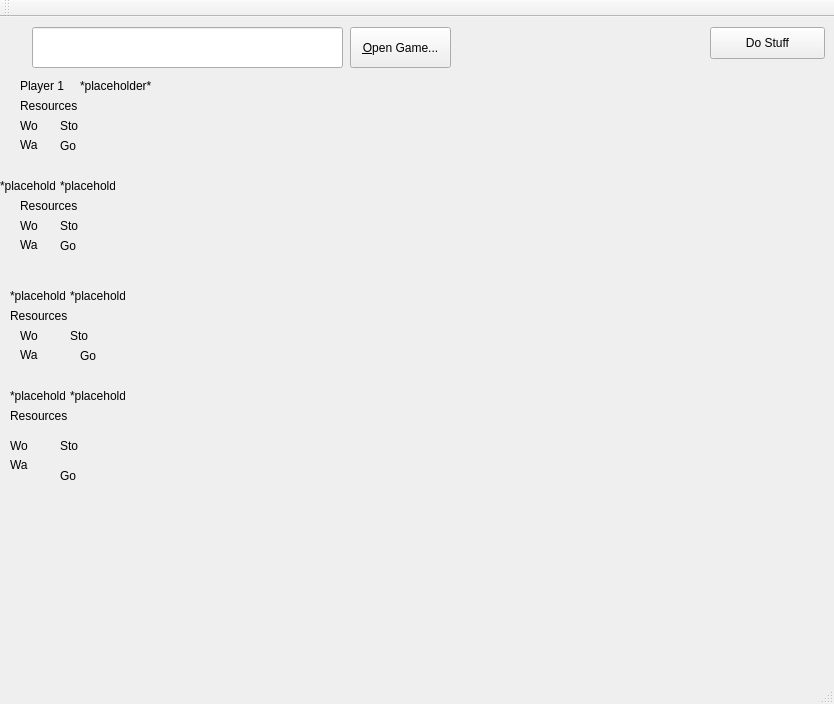
<?xml version="1.0" encoding="UTF-8"?>
<ui version="4.0">
 <class>RoadRace</class>
 <widget class="QMainWindow" name="RoadRace">
  <property name="geometry">
   <rect>
    <x>0</x>
    <y>0</y>
    <width>834</width>
    <height>704</height>
   </rect>
  </property>
  <property name="windowTitle">
   <string>RoadRace</string>
  </property>
  <widget class="QWidget" name="centralWidget">
   <widget class="QPushButton" name="btnStuff">
    <property name="geometry">
     <rect>
      <x>710</x>
      <y>10</y>
      <width>115</width>
      <height>32</height>
     </rect>
    </property>
    <property name="text">
     <string>Do Stuff</string>
    </property>
   </widget>
   <widget class="QToolButton" name="btnOpenGame">
    <property name="geometry">
     <rect>
      <x>350</x>
      <y>10</y>
      <width>101</width>
      <height>41</height>
     </rect>
    </property>
    <property name="text">
     <string>&amp;Open Game...</string>
    </property>
   </widget>
   <widget class="QLineEdit" name="iptGameFileName">
    <property name="geometry">
     <rect>
      <x>32</x>
      <y>10</y>
      <width>311</width>
      <height>41</height>
     </rect>
    </property>
    <property name="text">
     <string/>
    </property>
   </widget>
   <widget class="QLabel" name="player1">
    <property name="geometry">
     <rect>
      <x>20</x>
      <y>60</y>
      <width>55</width>
      <height>17</height>
     </rect>
    </property>
    <property name="text">
     <string>Player 1</string>
    </property>
   </widget>
   <widget class="QLabel" name="name1">
    <property name="geometry">
     <rect>
      <x>80</x>
      <y>60</y>
      <width>81</width>
      <height>17</height>
     </rect>
    </property>
    <property name="text">
     <string>*placeholder*</string>
    </property>
   </widget>
   <widget class="QLabel" name="player2">
    <property name="geometry">
     <rect>
      <x>0</x>
      <y>160</y>
      <width>55</width>
      <height>17</height>
     </rect>
    </property>
    <property name="text">
     <string>*placeholder*</string>
    </property>
   </widget>
   <widget class="QLabel" name="name2">
    <property name="geometry">
     <rect>
      <x>60</x>
      <y>160</y>
      <width>55</width>
      <height>17</height>
     </rect>
    </property>
    <property name="text">
     <string>*placeholder&quot;</string>
    </property>
   </widget>
   <widget class="QLabel" name="name3">
    <property name="geometry">
     <rect>
      <x>70</x>
      <y>270</y>
      <width>55</width>
      <height>17</height>
     </rect>
    </property>
    <property name="text">
     <string>*placeholder&quot;</string>
    </property>
   </widget>
   <widget class="QLabel" name="name4">
    <property name="geometry">
     <rect>
      <x>70</x>
      <y>370</y>
      <width>55</width>
      <height>17</height>
     </rect>
    </property>
    <property name="text">
     <string>*placeholder&quot;</string>
    </property>
   </widget>
   <widget class="QLabel" name="player3">
    <property name="geometry">
     <rect>
      <x>10</x>
      <y>270</y>
      <width>55</width>
      <height>17</height>
     </rect>
    </property>
    <property name="text">
     <string>*placeholder&quot;</string>
    </property>
   </widget>
   <widget class="QLabel" name="player4">
    <property name="geometry">
     <rect>
      <x>10</x>
      <y>370</y>
      <width>55</width>
      <height>17</height>
     </rect>
    </property>
    <property name="text">
     <string>*placeholder&quot;</string>
    </property>
   </widget>
   <widget class="QLabel" name="label">
    <property name="geometry">
     <rect>
      <x>20</x>
      <y>80</y>
      <width>61</width>
      <height>17</height>
     </rect>
    </property>
    <property name="text">
     <string>Resources</string>
    </property>
   </widget>
   <widget class="QLabel" name="label_2">
    <property name="geometry">
     <rect>
      <x>20</x>
      <y>180</y>
      <width>61</width>
      <height>17</height>
     </rect>
    </property>
    <property name="text">
     <string>Resources</string>
    </property>
   </widget>
   <widget class="QLabel" name="label_3">
    <property name="geometry">
     <rect>
      <x>10</x>
      <y>290</y>
      <width>61</width>
      <height>17</height>
     </rect>
    </property>
    <property name="text">
     <string>Resources</string>
    </property>
   </widget>
   <widget class="QLabel" name="label_4">
    <property name="geometry">
     <rect>
      <x>10</x>
      <y>390</y>
      <width>61</width>
      <height>17</height>
     </rect>
    </property>
    <property name="text">
     <string>Resources</string>
    </property>
   </widget>
   <widget class="QLabel" name="label_5">
    <property name="geometry">
     <rect>
      <x>20</x>
      <y>100</y>
      <width>21</width>
      <height>17</height>
     </rect>
    </property>
    <property name="text">
     <string>Wo</string>
    </property>
   </widget>
   <widget class="QLabel" name="label_6">
    <property name="geometry">
     <rect>
      <x>20</x>
      <y>200</y>
      <width>21</width>
      <height>17</height>
     </rect>
    </property>
    <property name="text">
     <string>Wo</string>
    </property>
   </widget>
   <widget class="QLabel" name="label_7">
    <property name="geometry">
     <rect>
      <x>20</x>
      <y>310</y>
      <width>21</width>
      <height>17</height>
     </rect>
    </property>
    <property name="text">
     <string>Wo</string>
    </property>
   </widget>
   <widget class="QLabel" name="label_8">
    <property name="geometry">
     <rect>
      <x>10</x>
      <y>420</y>
      <width>21</width>
      <height>17</height>
     </rect>
    </property>
    <property name="text">
     <string>Wo</string>
    </property>
   </widget>
   <widget class="QLabel" name="label_9">
    <property name="geometry">
     <rect>
      <x>60</x>
      <y>100</y>
      <width>21</width>
      <height>17</height>
     </rect>
    </property>
    <property name="text">
     <string>Sto</string>
    </property>
   </widget>
   <widget class="QLabel" name="label_10">
    <property name="geometry">
     <rect>
      <x>20</x>
      <y>120</y>
      <width>21</width>
      <height>16</height>
     </rect>
    </property>
    <property name="text">
     <string>Wa</string>
    </property>
   </widget>
   <widget class="QLabel" name="label_11">
    <property name="geometry">
     <rect>
      <x>20</x>
      <y>220</y>
      <width>21</width>
      <height>16</height>
     </rect>
    </property>
    <property name="text">
     <string>Wa</string>
    </property>
   </widget>
   <widget class="QLabel" name="label_12">
    <property name="geometry">
     <rect>
      <x>20</x>
      <y>330</y>
      <width>21</width>
      <height>16</height>
     </rect>
    </property>
    <property name="text">
     <string>Wa</string>
    </property>
   </widget>
   <widget class="QLabel" name="label_13">
    <property name="geometry">
     <rect>
      <x>10</x>
      <y>440</y>
      <width>21</width>
      <height>16</height>
     </rect>
    </property>
    <property name="text">
     <string>Wa</string>
    </property>
   </widget>
   <widget class="QLabel" name="label_14">
    <property name="geometry">
     <rect>
      <x>60</x>
      <y>200</y>
      <width>21</width>
      <height>17</height>
     </rect>
    </property>
    <property name="text">
     <string>Sto</string>
    </property>
   </widget>
   <widget class="QLabel" name="label_15">
    <property name="geometry">
     <rect>
      <x>70</x>
      <y>310</y>
      <width>21</width>
      <height>17</height>
     </rect>
    </property>
    <property name="text">
     <string>Sto</string>
    </property>
   </widget>
   <widget class="QLabel" name="label_16">
    <property name="geometry">
     <rect>
      <x>60</x>
      <y>420</y>
      <width>21</width>
      <height>17</height>
     </rect>
    </property>
    <property name="text">
     <string>Sto</string>
    </property>
   </widget>
   <widget class="QLabel" name="label_17">
    <property name="geometry">
     <rect>
      <x>60</x>
      <y>450</y>
      <width>21</width>
      <height>17</height>
     </rect>
    </property>
    <property name="text">
     <string>Go</string>
    </property>
   </widget>
   <widget class="QLabel" name="label_18">
    <property name="geometry">
     <rect>
      <x>80</x>
      <y>330</y>
      <width>21</width>
      <height>17</height>
     </rect>
    </property>
    <property name="text">
     <string>Go</string>
    </property>
   </widget>
   <widget class="QLabel" name="label_19">
    <property name="geometry">
     <rect>
      <x>60</x>
      <y>220</y>
      <width>21</width>
      <height>17</height>
     </rect>
    </property>
    <property name="text">
     <string>Go</string>
    </property>
   </widget>
   <widget class="QLabel" name="label_20">
    <property name="geometry">
     <rect>
      <x>60</x>
      <y>120</y>
      <width>21</width>
      <height>17</height>
     </rect>
    </property>
    <property name="text">
     <string>Go</string>
    </property>
   </widget>
   <widget class="QWidget" name="gridLayoutWidget">
    <property name="geometry">
     <rect>
      <x>170</x>
      <y>100</y>
      <width>651</width>
      <height>571</height>
     </rect>
    </property>
    <layout class="QGridLayout" name="gridLayout"/>
   </widget>
  </widget>
  <widget class="QToolBar" name="mainToolBar">
   <attribute name="toolBarArea">
    <enum>TopToolBarArea</enum>
   </attribute>
   <attribute name="toolBarBreak">
    <bool>false</bool>
   </attribute>
  </widget>
  <widget class="QStatusBar" name="statusBar"/>
  <action name="actionFrom_file">
   <property name="text">
    <string>From file...</string>
   </property>
  </action>
 </widget>
 <layoutdefault spacing="6" margin="11"/>
 <resources/>
 <connections/>
</ui>
